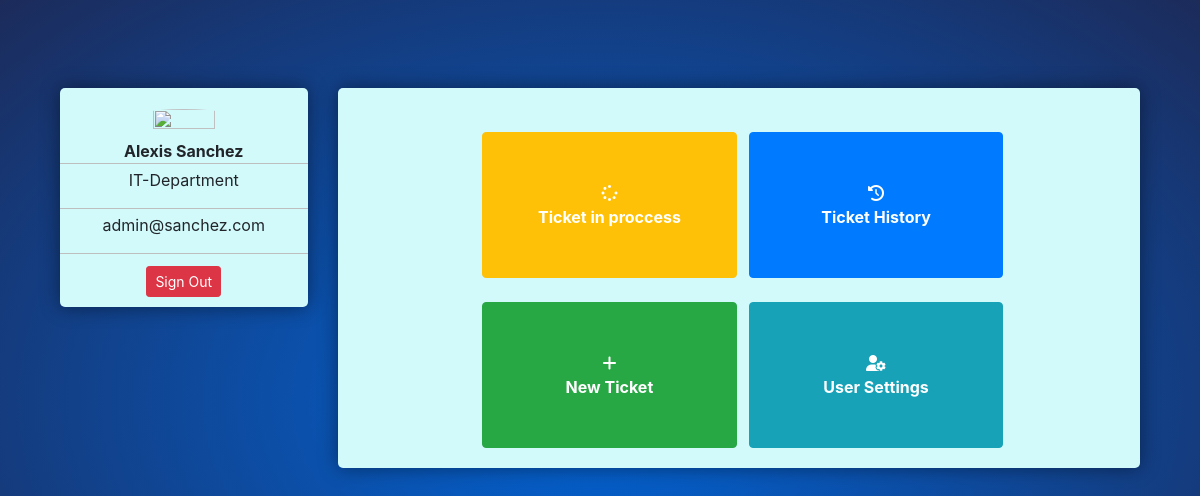
Screenshot of /view/dashboard-admin.php (signed in) with the database file from the repository.
### tables this page shows
CREATE TABLE `users` (
  `id` int(100) NOT NULL,
  `fname` varchar(20) NOT NULL,
  `lname` varchar(20) NOT NULL,
  `email` varchar(50) NOT NULL,
  `password` varchar(20) NOT NULL,
  `department` varchar(30) NOT NULL,
  `level` varchar(25) NOT NULL
);

### view/menu.php (the view, shortened to what this page needs)
<?php
    require("../controller/db.php");
    $curent_user = $_SESSION['id'];
    $sql = "SELECT * FROM users WHERE id='$curent_user' ";
    $result = $conn->query($sql);
    $row = $result->fetch_assoc();
?>
<div class="col-md-3 mt-2">
                <div class="profile-sidebar">
                    <div class="profile-userpic text-center">
                        <img src="https://www.pngkit.com/png/full/78-782168_photo-vault-boy-transparent-background.png" class="img-responsive" alt="">
                    </div>
                    <div class="profile-usermenu text-center">
                        <ul class="nav">
                            <li class=" col-sm-12 mt-1">
                            <b><?php echo $row['fname']." ". $row['lname']; ?></b>
                            </li>
                            <li class=" col-sm-12 mt-1">
                            <p><?php echo $row['department']; ?></p>
                            </li>
                            <li class=" col-sm-12 mt-1">
                            <p><?php echo $row['email']; ?></p>
                            </li>
                            <div class=" col-sm-12 mt-1">
                            <?php echo "<a onClick=\"javascript: return confirm('Are you sure you want to log out?');\"  href='../model/logout.php' class='btn btn-danger mt-2 btn-sm'>Sign Out</a>" ?>
                            </div>
                        </ul>
                    </div>
                </div>
            </div>

### css/style.css (style rules this page uses)
html, * { margin: 0; padding: 0; }
body { background: -webkit-radial-gradient( center, ellipse cover, #0264d6 1%, #1c2b5a 100% ); height: 90vh; }
.profile-sidebar { padding: 20px 0 10px 0; background: #d2fafb; border-radius: 5px; box-shadow: 0 0 20px rgba(0, 0, 0, 0.445); }
.profile-userpic img { float: none; margin: 0 auto; width: 50%; height: 50%; -webkit-border-radius: 50% !important; -moz-border-radius: 50% !important; border-radius: 50% !important; }
.profile-usermenu ul li { border-bottom: 1px solid #bebebe; }

### rows the page displays
users: fname "Alexis", lname "Sanchez", department "IT-Department", email "admin@sanchez.com"
